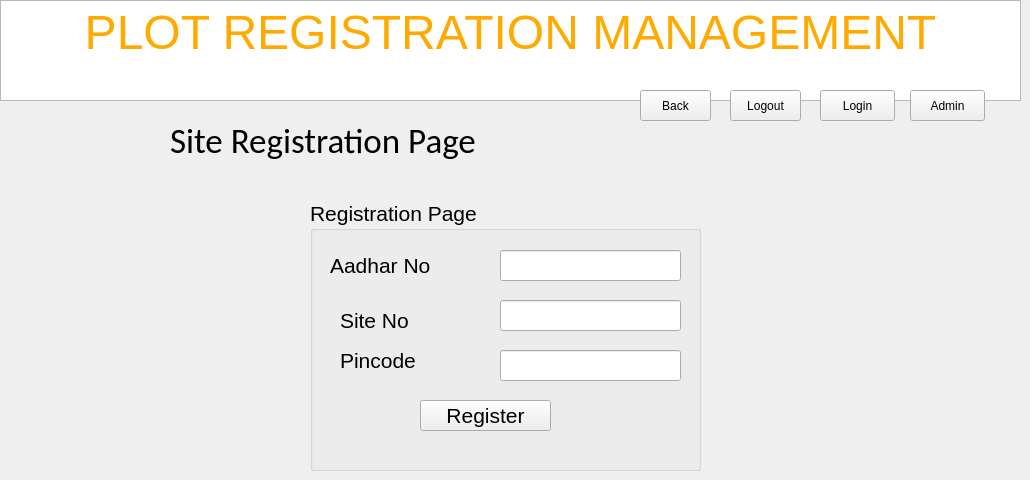
    <widget class="QWidget" name="tab_8">
     <attribute name="title">
      <string>registrationpage</string>
     </attribute>
     <widget class="QPushButton" name="pushButton_56">
      <property name="geometry">
       <rect>
        <x>910</x>
        <y>90</y>
        <width>75</width>
        <height>31</height>
       </rect>
      </property>
      <property name="text">
       <string>Admin</string>
      </property>
     </widget>
     <widget class="QPushButton" name="pushButton_57">
      <property name="geometry">
       <rect>
        <x>730</x>
        <y>90</y>
        <width>71</width>
        <height>31</height>
       </rect>
      </property>
      <property name="text">
       <string>Logout</string>
      </property>
     </widget>
     <widget class="QTextEdit" name="textEdit_15">
      <property name="geometry">
       <rect>
        <x>0</x>
        <y>0</y>
        <width>1021</width>
        <height>101</height>
       </rect>
      </property>
      <property name="html">
       <string>&lt;!DOCTYPE HTML PUBLIC &quot;-//W3C//DTD HTML 4.0//EN&quot; &quot;http://www.w3.org/TR/REC-html40/strict.dtd&quot;&gt;
&lt;html&gt;&lt;head&gt;&lt;meta name=&quot;qrichtext&quot; content=&quot;1&quot; /&gt;&lt;style type=&quot;text/css&quot;&gt;
p, li { white-space: pre-wrap; }
&lt;/style&gt;&lt;/head&gt;&lt;body style=&quot; font-family:'Calibri'; font-size:12pt; font-weight:400; font-style:normal;&quot;&gt;
&lt;p align=&quot;center&quot; style=&quot; margin-top:0px; margin-bottom:0px; margin-left:0px; margin-right:0px; -qt-block-indent:0; text-indent:0px;&quot;&gt;&lt;span style=&quot; font-family:'MS Shell Dlg 2'; font-size:36pt; color:#ffaa00;&quot;&gt;PLOT REGISTRATION MANAGEMENT&lt;/span&gt;&lt;/p&gt;&lt;/body&gt;&lt;/html&gt;</string>
      </property>
     </widget>
     <widget class="QPushButton" name="pushButton_58">
      <property name="geometry">
       <rect>
        <x>820</x>
        <y>90</y>
        <width>75</width>
        <height>31</height>
       </rect>
      </property>
      <property name="text">
       <string>Login</string>
      </property>
     </widget>
     <widget class="QGroupBox" name="groupBox_3">
      <property name="geometry">
       <rect>
        <x>310</x>
        <y>200</y>
        <width>391</width>
        <height>271</height>
       </rect>
      </property>
      <property name="font">
       <font>
        <pointsize>16</pointsize>
       </font>
      </property>
      <property name="autoFillBackground">
       <bool>true</bool>
      </property>
      <property name="title">
       <string>Registration Page</string>
      </property>
      <widget class="QLabel" name="label_10">
       <property name="geometry">
        <rect>
         <x>30</x>
         <y>110</y>
         <width>111</width>
         <height>21</height>
        </rect>
       </property>
       <property name="font">
        <font>
         <pointsize>16</pointsize>
        </font>
       </property>
       <property name="text">
        <string>Site No</string>
       </property>
      </widget>
      <widget class="QLineEdit" name="lineEdit_8">
       <property name="geometry">
        <rect>
         <x>190</x>
         <y>50</y>
         <width>181</width>
         <height>31</height>
        </rect>
       </property>
       <property name="font">
        <font>
         <pointsize>12</pointsize>
        </font>
       </property>
       <property name="text">
        <string/>
       </property>
       <property name="maxLength">
        <number>12</number>
       </property>
      </widget>
      <widget class="QLineEdit" name="lineEdit_9">
       <property name="geometry">
        <rect>
         <x>190</x>
         <y>100</y>
         <width>181</width>
         <height>31</height>
        </rect>
       </property>
       <property name="font">
        <font>
         <pointsize>12</pointsize>
        </font>
       </property>
       <property name="inputMask">
        <string/>
       </property>
       <property name="text">
        <string/>
       </property>
       <property name="maxLength">
        <number>6</number>
       </property>
      </widget>
      <widget class="QLabel" name="label_9">
       <property name="geometry">
        <rect>
         <x>30</x>
         <y>150</y>
         <width>101</width>
         <height>21</height>
        </rect>
       </property>
       <property name="font">
        <font>
         <pointsize>16</pointsize>
        </font>
       </property>
       <property name="text">
        <string>Pincode</string>
       </property>
      </widget>
      <widget class="QPushButton" name="pushButton_59">
       <property name="geometry">
        <rect>
         <x>110</x>
         <y>200</y>
         <width>131</width>
         <height>31</height>
        </rect>
       </property>
       <property name="text">
        <string>Register</string>
       </property>
      </widget>
      <widget class="QLineEdit" name="lineEdit_16">
       <property name="geometry">
        <rect>
         <x>190</x>
         <y>150</y>
         <width>181</width>
         <height>31</height>
        </rect>
       </property>
       <property name="font">
        <font>
         <pointsize>12</pointsize>
        </font>
       </property>
       <property name="inputMask">
        <string/>
       </property>
       <property name="text">
        <string/>
       </property>
       <property name="maxLength">
        <number>6</number>
       </property>
      </widget>
      <widget class="QLabel" name="label_11">
       <property name="geometry">
        <rect>
         <x>20</x>
         <y>50</y>
         <width>151</width>
         <height>31</height>
        </rect>
       </property>
       <property name="text">
        <string>Aadhar No</string>
       </property>
      </widget>
     </widget>
     <widget class="QLabel" name="label_12">
      <property name="geometry">
       <rect>
        <x>170</x>
        <y>120</y>
        <width>321</width>
        <height>41</height>
       </rect>
      </property>
      <property name="font">
       <font>
        <family>Calibri</family>
        <pointsize>26</pointsize>
       </font>
      </property>
      <property name="autoFillBackground">
       <bool>true</bool>
      </property>
      <property name="text">
       <string>Site Registration Page</string>
      </property>
     </widget>
     <widget class="QPushButton" name="pushButton_72">
      <property name="geometry">
       <rect>
        <x>640</x>
        <y>90</y>
        <width>71</width>
        <height>31</height>
       </rect>
      </property>
      <property name="text">
       <string>Back</string>
      </property>
     </widget>
     <zorder>textEdit_15</zorder>
     <zorder>pushButton_57</zorder>
     <zorder>pushButton_58</zorder>
     <zorder>pushButton_56</zorder>
     <zorder>groupBox_3</zorder>
     <zorder>label_12</zorder>
     <zorder>pushButton_72</zorder>
    </widget>
